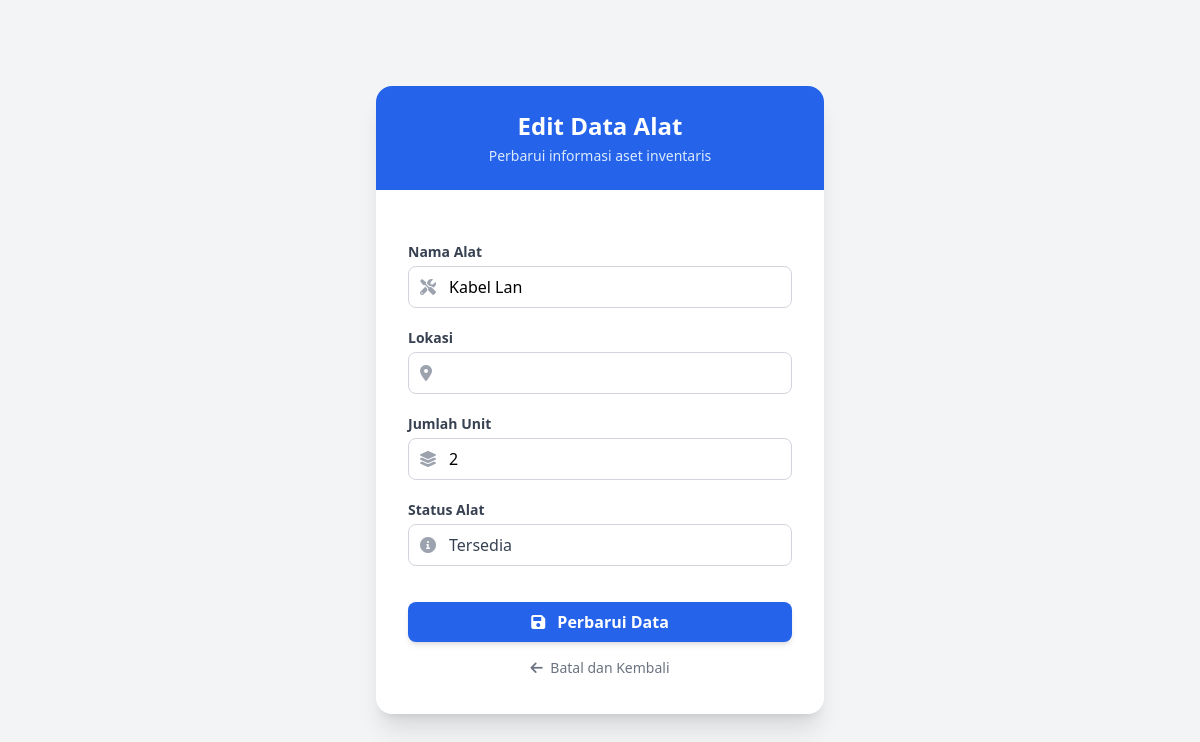
The page /edit_alat.php?id=5 on the database its author committed.
### tables this page shows
CREATE TABLE `daftar_alat` (
  `id` int(11) NOT NULL,
  `nama_alat` varchar(100) NOT NULL,
  `lokasi` varchar(100) NOT NULL,
  `jumlah_unit` int(11) DEFAULT 0,
  `status` enum('Tersedia','Dipinjam','Perbaikan') DEFAULT 'Tersedia',
  `spesifikasi_1` varchar(100) DEFAULT NULL,
  `spesifikasi_2` varchar(100) DEFAULT NULL,
  `gambar` varchar(255) DEFAULT 'default.png'
);

### edit_alat.php (the view, shortened to what this page needs)
<?php
include '../koneksi.php';
if (isset($_GET['id'])) {
    $id = $_GET['id'];
    $result = mysqli_query($conn, "SELECT * FROM daftar_alat WHERE id = '$id'");
    $data = mysqli_fetch_assoc($result);
}
?>
<!DOCTYPE html>
<html lang="id">
<head>
    <script src="https://cdn.tailwindcss.com"></script>
    <link rel="stylesheet" href="https://cdnjs.cloudflare.com/ajax/libs/font-awesome/6.0.0/css/all.min.css">
</head>
<body class="bg-gray-100 min-h-screen flex items-center justify-center p-4">
    <div class="bg-white w-full max-w-md rounded-2xl shadow-xl overflow-hidden">
        <div class="bg-blue-600 p-6 text-white text-center">
            <h2 class="text-2xl font-bold">Edit Data Alat</h2>
            <p class="text-blue-100 text-sm mt-1">Perbarui informasi aset inventaris</p>
        </div>
        <form action="" method="POST" class="p-8 space-y-5">
            <div>
                <label class="block text-sm font-semibold text-gray-700 mb-1">Nama Alat</label>
                <div class="relative">
                    <span class="absolute inset-y-0 left-0 pl-3 flex items-center text-gray-400">
                        <i class="fas fa-tools"></i>
                    </span>
                    <input type="text" name="nama_alat" value="<?php echo $data['nama_alat']; ?>" required
                        class="w-full pl-10 pr-4 py-2 border border-gray-300 rounded-lg focus:ring-2 focus:ring-blue-500 focus:border-blue-500 outline-none transition">
                </div>
            </div>
            <div>
                <label class="block text-sm font-semibold text-gray-700 mb-1">Lokasi</label>
                <div class="relative">
                    <span class="absolute inset-y-0 left-0 pl-3 flex items-center text-gray-400">
                        <i class="fas fa-map-marker-alt"></i>
                    </span>
                    <input type="text" name="lokasi" value="<?php echo $data['lokasi']; ?>" required
                        class="w-full pl-10 pr-4 py-2 border border-gray-300 rounded-lg focus:ring-2 focus:ring-blue-500 focus:border-blue-500 outline-none transition">
                </div>
            </div>
            <div>
                <label class="block text-sm font-semibold text-gray-700 mb-1">Jumlah Unit</label>
                <div class="relative">
                    <span class="absolute inset-y-0 left-0 pl-3 flex items-center text-gray-400">
                        <i class="fas fa-layer-group"></i>
                    </span>
                    <input type="number" name="jumlah_unit" value="<?php echo $data['jumlah_unit']; ?>" required
                        class="w-full pl-10 pr-4 py-2 border border-gray-300 rounded-lg focus:ring-2 focus:ring-blue-500 focus:border-blue-500 outline-none transition">
                </div>
            </div>
            <div>
                <label class="block text-sm font-semibold text-gray-700 mb-1">Status Alat</label>
                <div class="relative">
                    <span class="absolute inset-y-0 left-0 pl-3 flex items-center text-gray-400">
                        <i class="fas fa-info-circle"></i>
                    </span>
                    <select name="status"
                        class="w-full pl-10 pr-4 py-2 border border-gray-300 rounded-lg focus:ring-2 focus:ring-blue-500 focus:border-blue-500 outline-none appearance-none transition bg-white text-gray-700">
                        <option value="Tersedia" <?php echo ($data['status'] == 'Tersedia') ? 'selected' : ''; ?>>Tersedia</option>
                    </select>
                </div>
            </div>
            <div class="pt-4 space-y-3">
                <button type="submit" name="update"
                    class="w-full bg-blue-600 hover:bg-blue-700 text-white font-bold py-2 px-4 rounded-lg shadow-md hover:shadow-lg transition transform active:scale-95">
                    <i class="fas fa-save mr-2"></i> Perbarui Data
                </button>
                <a href="barang_admin.php"
                    class="block text-center text-sm text-gray-500 hover:text-gray-800 transition py-1">
                    <i class="fas fa-arrow-left mr-1"></i> Batal dan Kembali
                </a>
            </div>
        </form>
    </div>
</body>
</html>

### rows shown on the page
daftar_alat: nama_alat "Kabel Lan", jumlah_unit "2", status "Tersedia"
